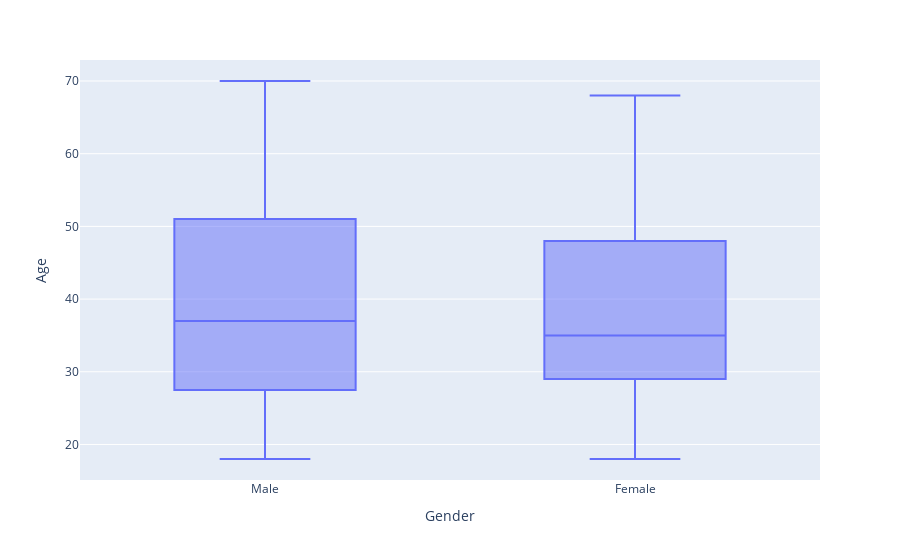

The code cell stored with this chart in its notebook:
### Markdown cell above
#### 4.2 Let us look at he age distribution

### Code cell
fig2 = px.box(df,x='Gender',y='Age')
fig2.show()

### Figure 1 — Plotly figure (JSON) as saved in the notebook; plotly's stock layout.template omitted (floating-point values rounded to 4 significant figures; data arrays with more than 128 entries replaced by an {"elided": "..."} marker saying what was removed)
{"data": [{"alignmentgroup": "True", "hovertemplate": "Gender=%{x}<br>Age=%{y}<extra></extra>", "legendgroup": "", "marker": {"color": "#636efa"}, "name": "", "notched": false, "offsetgroup": "", "orientation": "v", "showlegend": false, "type": "box", "x": {"elided": "200 str values"}, "x0": " ", "xaxis": "x", "y": {"elided": "200 int values"}, "y0": " ", "yaxis": "y"}], "layout": {"boxmode": "group", "legend": {"tracegroupgap": 0}, "margin": {"t": 60}, "xaxis": {"anchor": "y", "domain": [0, 1], "title": {"text": "Gender"}}, "yaxis": {"anchor": "x", "domain": [0, 1], "title": {"text": "Age"}}}}
